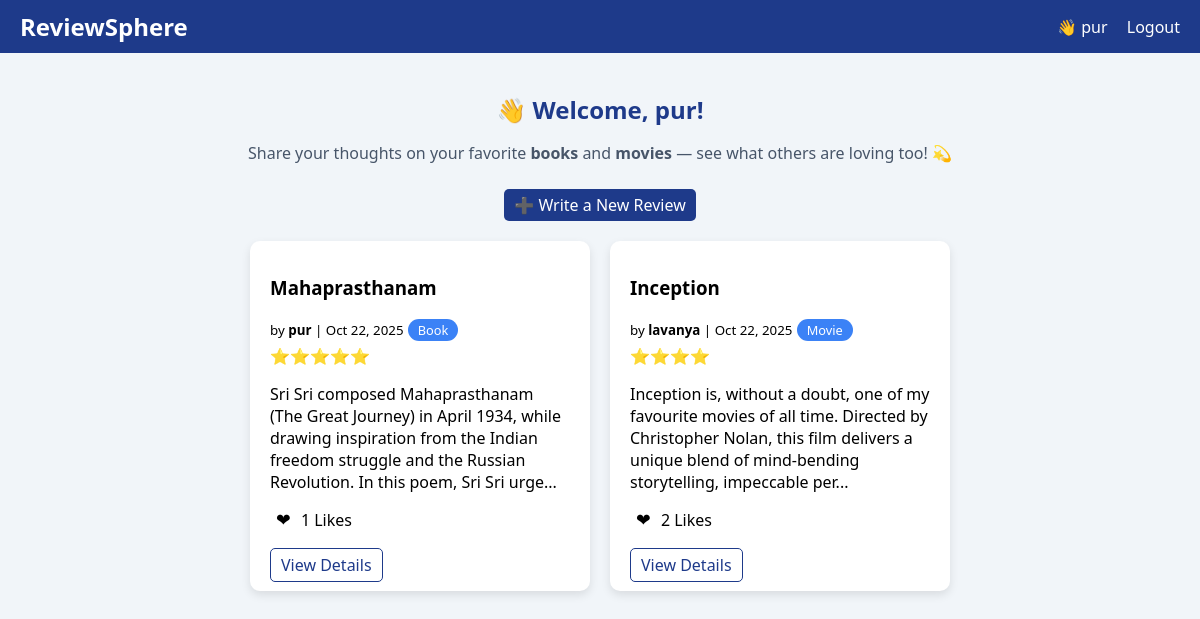
The app's page / (signed in) with its own data.
### models.py (models this page shows, shortened)
class User(UserMixin, db.Model):
    id = db.Column(db.Integer, primary_key=True)
    username = db.Column(db.String(150), unique=True, nullable=False)
    password = db.Column(db.String(200), nullable=False)
    reviews = db.relationship('Review', backref='author', lazy=True)
    comments = db.relationship('Comment', backref='user', lazy=True)
    likes = db.relationship('Like', backref='user', lazy=True)

class Review(db.Model):
    id = db.Column(db.Integer, primary_key=True)
    title = db.Column(db.String(150), nullable=False)
    category = db.Column(db.String(50), nullable=False)  # Book or Movie
    rating = db.Column(db.Integer, nullable=False)
    content = db.Column(db.Text, nullable=False)
    date_posted = db.Column(db.DateTime, default=datetime.utcnow)
    user_id = db.Column(db.Integer, db.ForeignKey('user.id'), nullable=False)
    comments = db.relationship('Comment', backref='review', lazy=True, cascade="all, delete-orphan")
    likes = db.relationship('Like', backref='review', lazy=True, cascade="all, delete-orphan")
    @property
    def like_count(self):
        return len(self.likes)

### app.py (the view)
@app.route('/')
def home():
    reviews = Review.query.order_by(Review.date_posted.desc()).all()
    return render_template('home.html', reviews=reviews)

### app.py (called while the page is built)
@login_manager.user_loader
def load_user(user_id):
    return User.query.get(int(user_id))

### templates/home.html (shortened to what this page needs)
{% extends 'base.html' %}
{% block content %}
<div class="container">
    {% if current_user.is_authenticated %}
        <h2 style="text-align:center; color:#1e3a8a; margin-bottom:10px;">
            👋 Welcome, {{ current_user.username }}!
        </h2>
        <p style="text-align:center; color:#475569; margin-bottom:30px;">
            Share your thoughts on your favorite <strong>books</strong> and <strong>movies</strong> —
            see what others are loving too! 💫
        </p>
        <div style="text-align:center; margin-bottom:25px;">
            <a href="{{ url_for('post_review') }}" class="btn btn-primary">➕ Write a New Review</a>
        </div>
    {% endif %}
    {% if reviews %}
        <div class="feed">
         {% for review in reviews %}
<div class="review-card">
    <h3>{{ review.title }}</h3>
    <small>by <strong>{{ review.author.username }}</strong> | {{ review.date_posted.strftime("%b %d, %Y") }}</small>
    <span style="background: #3b82f6; color: white; padding: 2px 10px; border-radius: 20px; font-size: 0.8em;">
        {{ review.category }}
    </span>
    <div class="stars">
        {% for i in range(review.rating) %}⭐{% endfor %}
    </div>
    <p>{{ review.content[:180] }}{% if review.content|length > 180 %}...{% endif %}</p>
    <div class="interactions">
       <form class="like-form" data-review-id="{{ review.id }}">
    <button type="submit" class="like-btn {% if user_liked %}liked{% endif %}">❤</button>
    <span id="like-count-{{ review.id }}">{{ review.like_count }} Likes</span>
</form>
<br/>
        <a href="{{ url_for('review_detail', review_id=review.id) }}" class="btn btn-outline">View Details</a>
    </div>
</div>
{% endfor %}
        </div>
    {% else %}
        <p style="text-align:center; color:#64748b;">No reviews yet. Be the first to share one!</p>
    {% endif %}
</div>
{% endblock %}

### templates/base.html (shortened to what this page needs)
<!DOCTYPE html>
<html lang="en">
<head>
    <link rel="stylesheet" href="{{ url_for('static', filename='style.css') }}">
</head>
<body>
    <nav class="navbar">
        <a href="{{ url_for('home') }}" class="logo">ReviewSphere</a>
        <div class="nav-links">
            {% if current_user.is_authenticated %}
                <span>👋 {{ current_user.username }}</span>
                <a href="{{ url_for('logout') }}">Logout</a>
            {% else %}
                <a href="{{ url_for('login') }}">Login</a>
                <a href="{{ url_for('register') }}">Register</a>
            {% endif %}
        </div>
    </nav>
    <div class="main">
        {% block content %}{% endblock %}
    </div>
</body>
</html>

### static/style.css (style rules this page uses)
body { font-family: 'Segoe UI', sans-serif; background: #f1f5f9; margin: 0; padding: 0; }
.navbar { background: #1e3a8a; color: white; display: flex; justify-content: space-between; align-items: center; padding: 10px 20px; }
.navbar .logo { font-weight: bold; text-decoration: none; color: white; font-size: 1.5em; }
.nav-links a { margin-left: 15px; text-decoration: none; color: white; }
.main { padding: 20px; }
.container { max-width: 900px; margin: auto; }
.feed { display: flex; flex-wrap: wrap; gap: 20px; justify-content: center; }
.review-card { background: white; border-radius: 10px; box-shadow: 0 4px 10px rgba(0,0,0,0.1); padding: 15px 20px; width: 300px; position: relative; }
.review-card .stars { margin: 5px 0; }
.btn { padding: 5px 10px; border: none; background: #3b82f6; border-radius: 5px; cursor: pointer; text-decoration: none; color: white; }
.btn-primary { background: #1e3a8a; }
.btn-outline { background: white; color:#1e3a8a; border:1px solid #1e3a8a; }
.like-btn { background: none; border: none; font-size:1.1em; cursor:pointer; }

### records on screen
User: username "pur"
Review: title "Mahaprasthanam", author.username "pur", date_posted "Oct 22, 2025", category "Book", content "Sri Sri composed Mahaprasthanam (The Great Journey) in April 1934, while drawing inspiration from the Indian freedom struggle and the Russian Revolution. In this poem, Sri Sri urge", like_count "1"
Review: title "Inception", author.username "lavanya", date_posted "Oct 22, 2025", category "Movie", content "Inception is, without a doubt, one of my favourite movies of all time. Directed by Christopher Nolan, this film delivers a unique blend of mind-bending storytelling, impeccable per", like_count "2"
